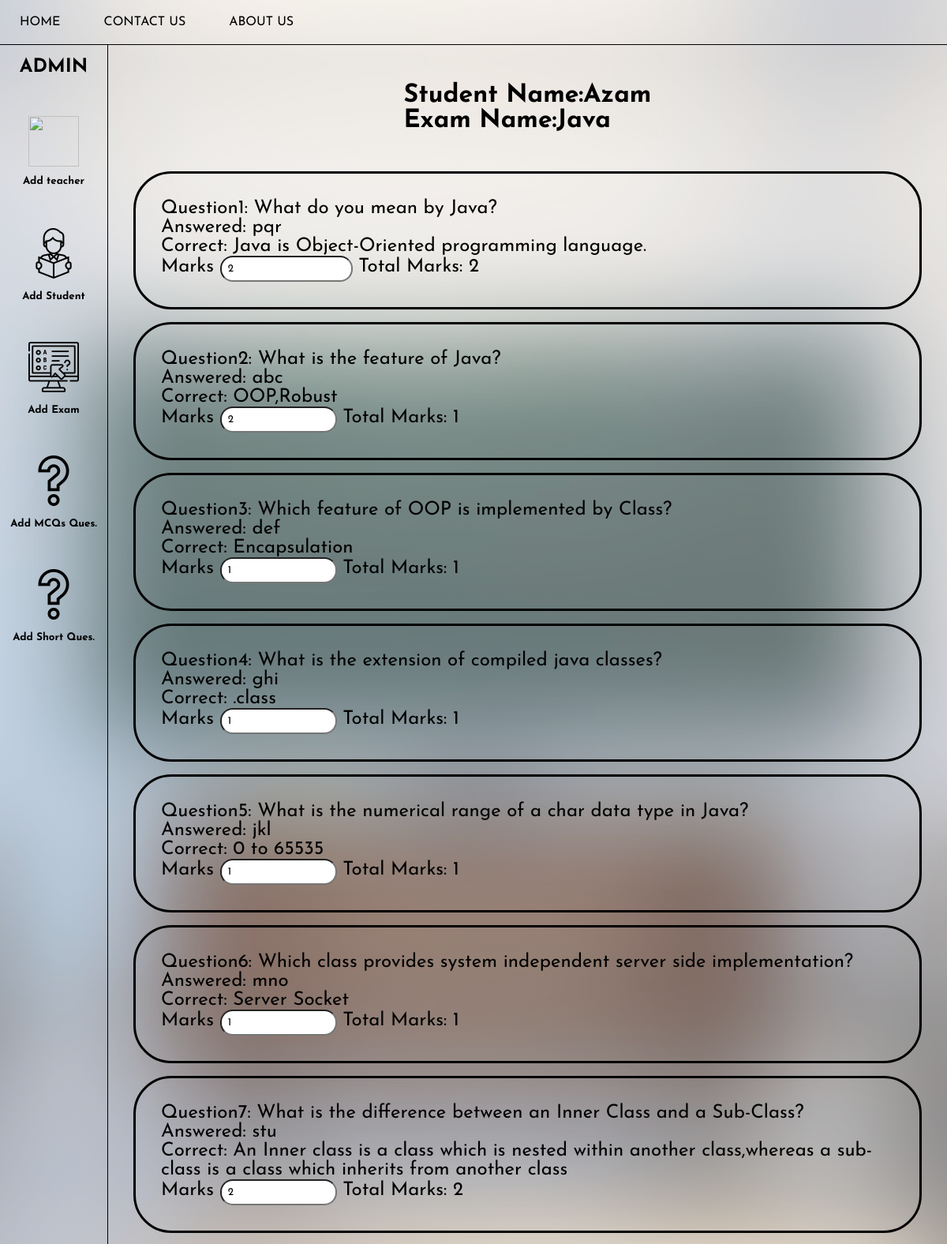
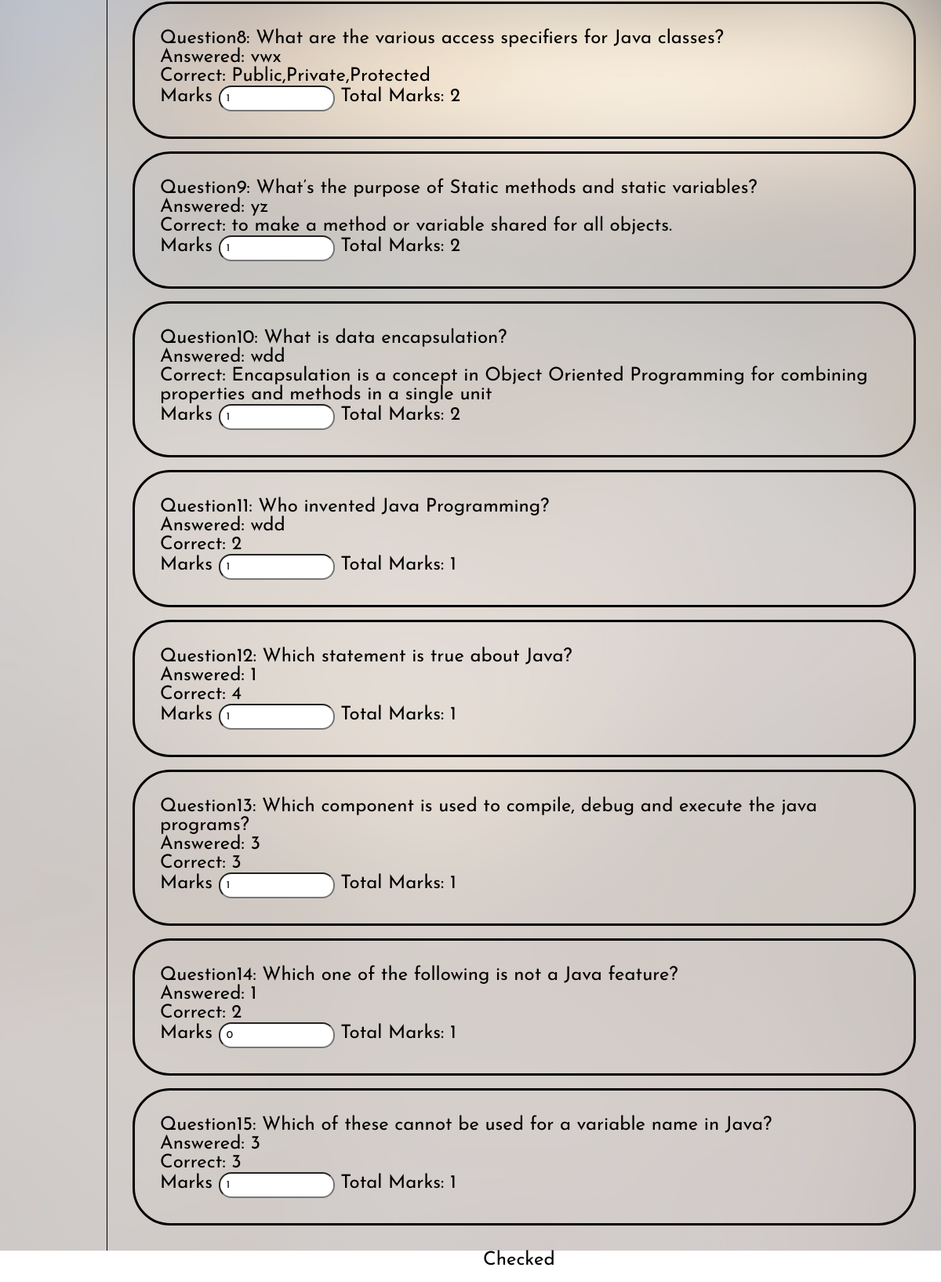
The page /copychk.php?abc=0 (signed in) on the database its author committed (2 pictures, top to bottom).
### tables this page shows
CREATE TABLE `answer` (
  `a.id` int(11) NOT NULL,
  `student` varchar(50) NOT NULL,
  `S.ID` int(10) NOT NULL,
  `exam` varchar(50) NOT NULL,
  `ques` varchar(500) NOT NULL,
  `ans` varchar(500) DEFAULT 'Not Answered',
  `corr` varchar(500) NOT NULL,
  `mrkob` float DEFAULT NULL,
  `totmrk` int(11) NOT NULL,
  `testid` int(11) NOT NULL
);

### copychk.php (the view, shortened to what this page needs)
<?php
include_once 'left.php';
include_once 'forms.php';
?>
<!DOCTYPE html>
<html lang="en">
<head>
    <link rel="stylesheet" href="css/style1.css">
    <link rel="stylesheet" href="css/style2.css">
</head>
<body>
<div class="cont">
<?php
$testid=$_REQUEST['abc'];
$sno=1;
$sql="SELECT * FROM `answer` WHERE `answer`.`testid`=$testid";
$result=mysqli_query($conn,$sql);
$row=mysqli_fetch_array($result); ?>
<div class="heading">Student Name:<?php echo $row['student'];?>   <br>
Exam Name:<?php echo $row['exam'];?>
</div>
<form action="anschk.php" method="POST">
<div class="ques">
    Question<?php echo $sno; $sno+=1;?>:
    <?php echo $row['ques'];?><br>
   Answered: <?php echo $row['ans'];?> <br>
   Correct: <?php echo $row['corr'];?>  <br>
   Marks <input type="text" name="<?php echo $row['a.id']?>" required="required" placeholder="Enter marks" value="<?php echo $row['mrkob']?>">
   Total Marks: <?php echo $row['totmrk'];?>
</div>
<?php
while($row=mysqli_fetch_array($result)){?>
 <div class="ques">
    Question<?php echo $sno;?>:
    <?php echo $row['ques'];?><br>
   Answered: <?php echo $row['ans'];?> <br>
   Correct: <?php echo $row['corr'];?>  <br>
   Marks <input type="number" min="0" max="<?php echo $row['totmrk'];?>" step=".01" name="<?php echo $row['a.id']?>" placeholder="Enter marks" required="required" value="<?php echo $row['mrkob']?>" style="width:8rem">
   Total Marks: <?php echo $row['totmrk'];?>
</div>
<?php
$sno+=1;
}
?>
<button type="submit" class="button">Checked</button>
</form>
</div>
</body>
</html>

### left.php (shortened to what this page needs)
<!DOCTYPE html>
<html lang="en">
<head>
    <link rel="stylesheet" href="css/style1.css">
    <link rel="stylesheet" href="css/style2.css">
    <link rel="stylesheet" href="css/style3.css">
</head>
<body>
<div class="navbar">
      <ul>
        <li><a href="index.php">Home</a></li>
        <li><a href="contactUs.php" target="_blank">Contact us</a></li>
        <li><a href="AboutUs.php" target="_blank">About us</a></li>
      </ul>
    </div>
    <div class="dash">
 <div class="left">
     <div class="leftcontainer">
       <div class="box"><a href="admindash.php"><h2>ADMIN</h2></a></div>
     <div class="box">
      <button type="button" class="btn-open" onclick="openForm1()">
        <img src="images/teacher.png">
        <h4>Add teacher</h4></button>
     </div>
     <div class="box">
      <button type="button" class="btn-open" onclick="openForm2()">
        <img src="images/programmer.png">
          <h4>Add Student</h4>
      </button>
     </div>
     <div class="box">
      <button type="button" class="btn-open" onclick="openForm3()">
        <img src="images/exam.png">
          <h4>Add Exam</h4>
      </button>
     </div>
     <div class="box">
            <button type="button" class="btn-open" onclick="openForm4()">
            <img src="images/question.png">
          <h4>Add MCQs Ques.</h4>
              </button>
            <button type="button" class="btn-open" onclick="openForm5()">
            <img src="images/question.png">
          <h4>Add Short Ques.</h4>
              </button>
        </div>
        </div>
 </div>
</body>
</html>

### forms.php (shortened to what this page needs)
<!DOCTYPE html>
<html lang="en" dir="ltr">
<head>
  <link rel="stylesheet" href="css/style1.css">
  <link rel="stylesheet" href="css/style2.css">
</head>
<body>
 </body>
</html>

### css/style1.css (style rules this page uses)
* { margin: 0; padding: 0; font-family: 'Fredoka One', cursive; font-family: 'Josefin Sans', sans-serif; }
body { background-image: linear-gradient(rgba(255, 255, 255, 0.3) 100%, rgba(0, 0, 0, 0.3)), url("../images/bg.jpg"); background-size: cover; background-repeat: no-repeat; background-position: center; }
.navbar { position: sticky; background: transparent; border-bottom: solid black .1px; box-shadow: black; width: 100%; padding: 20px 0; display: flex; align-items: center; justify-content: space-between; font-family: 'Fredoka One', cursive; font-family: 'Secular One', sans-serif; }
.navbar ul li { list-style: none; display: inline-block; margin: 0 25px; position: relative; }
.navbar ul li a { text-decoration: none; text-transform: uppercase; color:black; }
.navbar ul li::after { content: ''; height: 2px; width: 0; background: #009688; position: absolute; left: 0; bottom: -10px; transition: 0.3s; }
.dash { display: flex; }
.left { background: transparent; display:flex; border-right:solid black 1px; }
.left .leftcontainer { display :flex; flex-direction: column; }
.left .box h2 { padding-top:1rem; padding-bottom: 1rem; }
a { text-decoration: none; color:black; }
.left button { background: transparent; }
.left .box { width:8.5rem; display:flex; flex-direction: column; justify-content: center; align-items: center; margin:0px; padding:0px; }
.left .box img { padding:.8rem; height: 4rem; width :4rem; }
.btn-open { border-radius: 20px; height:9rem; width:8.5rem; }

### css/style2.css (style rules this page uses)
.btn-open { border:none; }

### css/style3.css (style rules this page uses)
.button { padding: 8px 15px; position: relative; background: none; margin-bottom: 15px; border-radius: 15px; text-align: center; cursor: pointer; transition: all 0.1s ease-in-out; border: none; }

### forms.php (style rules this page uses)
h2 { text-align:center; }

### copychk.php (style rules this page uses)
.cont { width:100%; display:flex; flex-direction:column; margin:1rem; }
.ques { font-size:1.5rem; margin:1rem; padding:2rem; border:solid black; border-radius:3rem; }
input { padding:.5rem; border-radius:1rem; }
.heading { font-size:2rem; padding:2rem; display:flex; justify-content:center; font-weight:bold; align-items:center; }
.button { font-size:1.5rem; padding:1rem; position:absolute; left:50%; }

### rows shown on the page
answer: student "Azam", exam "Java", ques "What do you mean by Java?", ans "pqr", corr "Java is Object-Oriented programming language.", mrkob "2", totmrk "2"
answer: ques "What is the feature of Java?", ans "abc", corr "OOP,Robust", mrkob "2", totmrk "1"
answer: ques "Which feature of OOP is implemented by Class?", ans "def", corr "Encapsulation", totmrk+mrkob "1", totmrk "1"
answer: ques "What is the extension of compiled java classes?", ans "ghi", corr ".class", totmrk+mrkob "1", totmrk "1"
answer: ques "What is the numerical range of a char data type in Java?", ans "jkl", corr "0 to 65535", totmrk+mrkob "1", totmrk "1"
answer: ques "Which class provides system independent server side implementation?", ans "mno", corr "Server Socket", totmrk+mrkob "1", totmrk "1"
answer: ques "What is the difference between an Inner Class and a Sub-Class?", ans "stu", corr "An Inner class is a class which is nested within another class,whereas a sub-class is a class which inherits from another class", totmrk+mrkob "2", totmrk "2"
answer: ques "What are the various access specifiers for Java classes?", ans "vwx", corr "Public,Private,Protected", mrkob "1", totmrk "2"
answer: ques "What’s the purpose of Static methods and static variables?", ans "yz", corr "to make a method or variable shared for all objects.", mrkob "1", totmrk "2"
answer: ques "What is data encapsulation?", ans "wdd", corr "Encapsulation is a concept in Object Oriented Programming for combining properties and methods in a single unit", mrkob "1", totmrk "2"
answer: ques "Who invented Java Programming?", ans "wdd", corr "2", totmrk+mrkob "1", totmrk "1"
answer: ques "Which statement is true about Java?", ans "1", corr "4", totmrk+mrkob "1", totmrk "1"
answer: ques "Which component is used to compile, debug and execute the java programs?", ans "3", corr "3", totmrk+mrkob "1", totmrk "1"
answer: ques "Which one of the following is not a Java feature?", ans "1", corr "2", mrkob "0", totmrk "1"
answer: ques "Which of these cannot be used for a variable name in Java?", ans "3", corr "3", totmrk+mrkob "1", totmrk "1"

### other values the page prints
$sno "1"
